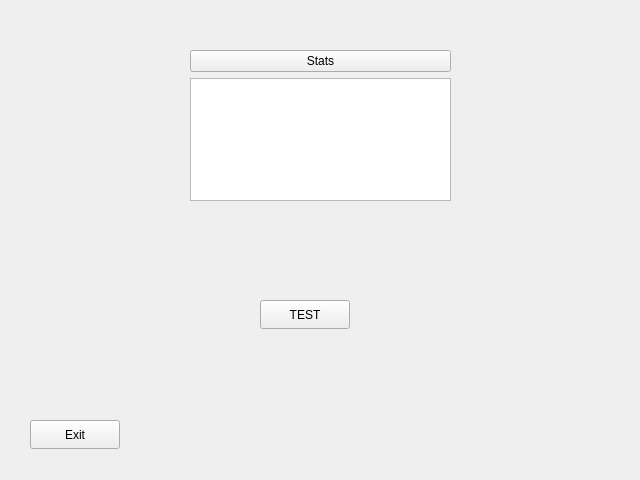
<?xml version="1.0" encoding="UTF-8"?>
<ui version="4.0">
 <class>MainForm</class>
 <widget class="QWidget" name="MainForm">
  <property name="geometry">
   <rect>
    <x>0</x>
    <y>0</y>
    <width>640</width>
    <height>480</height>
   </rect>
  </property>
  <property name="windowTitle">
   <string>Form</string>
  </property>
  <widget class="QWidget" name="verticalLayoutWidget">
   <property name="geometry">
    <rect>
     <x>190</x>
     <y>50</y>
     <width>261</width>
     <height>151</height>
    </rect>
   </property>
   <layout class="QVBoxLayout" name="verticalLayout">
    <item>
     <widget class="QPushButton" name="pushButton">
      <property name="text">
       <string>Stats</string>
      </property>
     </widget>
    </item>
    <item>
     <widget class="QTextBrowser" name="textBrowser"/>
    </item>
   </layout>
  </widget>
  <widget class="QPushButton" name="pushButton_2">
   <property name="geometry">
    <rect>
     <x>30</x>
     <y>420</y>
     <width>90</width>
     <height>29</height>
    </rect>
   </property>
   <property name="text">
    <string>Exit</string>
   </property>
  </widget>
  <widget class="QPushButton" name="pushButton_3">
   <property name="geometry">
    <rect>
     <x>260</x>
     <y>300</y>
     <width>90</width>
     <height>29</height>
    </rect>
   </property>
   <property name="text">
    <string>TEST</string>
   </property>
  </widget>
 </widget>
 <resources/>
 <connections/>
</ui>
